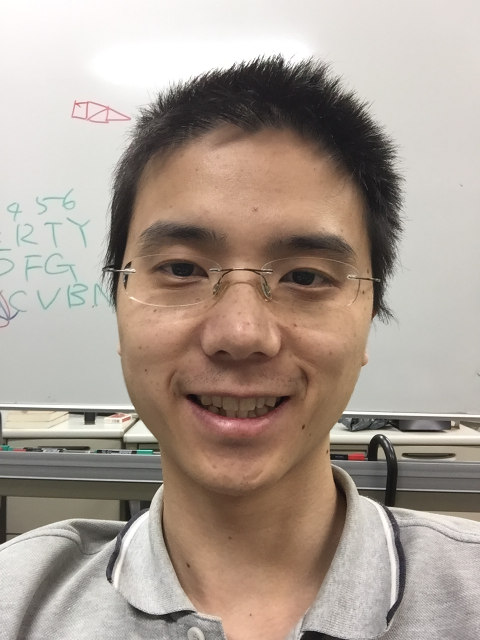
#> input picture test/files/we_s.JPG, 960 x 1280 px (shown at 1/2 size)
$ python test.py   (Python 2 division)
#> lines starting #> are read from the running program, lines starting #| are printed output that depends on the picture
import os
import numpy as np
import tensorflow as tf
import load_data
import model

import cv2

from PIL import Image
import matplotlib.pyplot as plt

def get_image_from_filelist(train):
    n = len(train)

    ind = np.random.randint(0, n)
    img_dir = train[ind]

    image = Image.open(img_dir)
#> image is the input picture: PIL image 960x1280 RGB; mean R, G, B 170.4, 157.2, 146.6
    print '---------------------------'

    iii = cv2.imread(img_dir,1)
    cv2.imshow('111',iii)

    image = image.resize([208, 208])
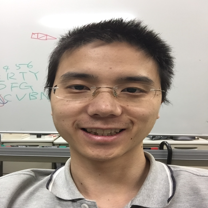
#> image: PIL image 208x208 RGB; mean R, G, B 170.4, 157.1, 146.6
    #cv2.imshow('222',image)

    image = np.array(image)

    cv2.imshow('222',image)
    return image

def evaluate_image(image_array):

#    plt.imshow(image_array)

    cv2.imshow('input',image_array)

#> (the run stopped early here; a loop or call above may not have finished)
